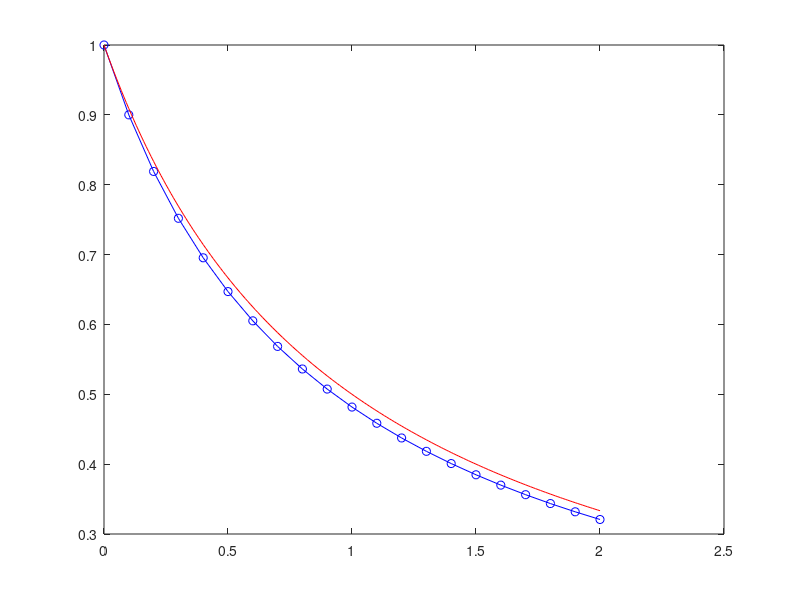

Reproduce this figure in MATLAB.
% euler integration ordre 1

clc         % efface la fenetre de commande
clear all   % efface la memoire
close all   % ferme les fenetres graphiques

tf=2.;
h =0.1;
y0=1;

% stockage
n=1;
tvec(n)=0;
yvec(n)=y0;

% initialisation
t=0;
y=y0;

while (t<tf)
    y = y -h*y*y;
    
    n=n+1;
    t=t+h;
    
    tvec(n)=t;
    yvec(n)=y;
end;

plot(tvec, yvec, 'bo-');
hold on   % on garde le graphe

% pour tracer la solution analytique
% prendre un pas d'echnatillonnage petit
t=0:0.01:tf;
yana=1./(t+1);
plot(t, yana, 'r');
